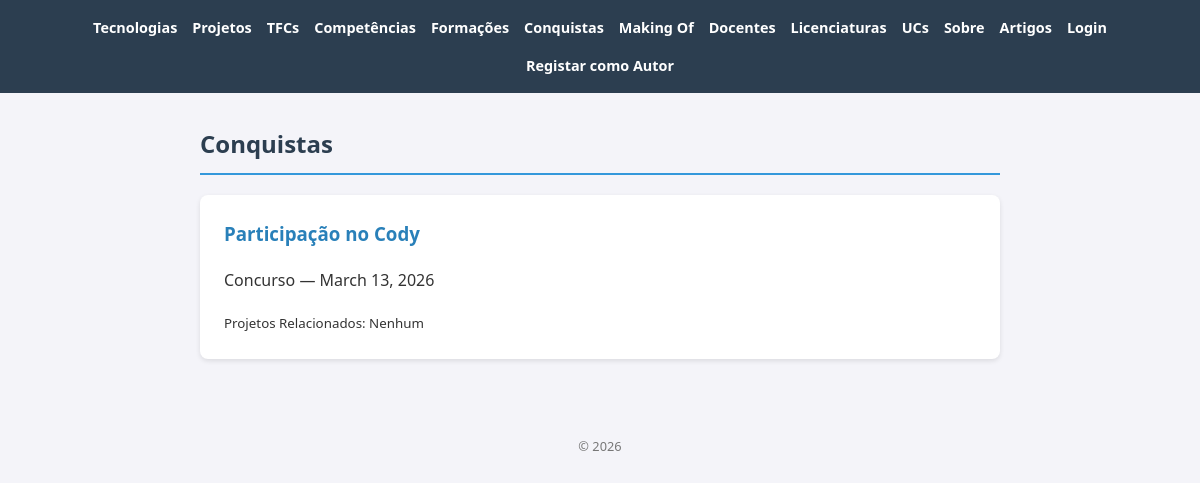
Screenshot of /portfolio/conquistas/ with the database file from the repository.
### portfolio/models.py (models this page shows, shortened)
class Conquista(models.Model):
    titulo = models.CharField(max_length=200)
    tipo = models.CharField(max_length=20)
    data = models.DateField(blank=True, null=True)
    projetos = models.ManyToManyField(Projeto, blank=True, related_name='conquistas')
    tecnologias = models.ManyToManyField(Tecnologia, blank=True, related_name='conquistas')

### portfolio/views.py (the view)
# urls.py: path('conquistas/', views.conquistas_view, name='conquistas'),
def conquistas_view(request):
    conquistas = Conquista.objects.prefetch_related('projetos', 'tecnologias').all()
    return render(request, 'conquistas.html', {'conquistas': conquistas})

### portfolio/templates/conquistas.html
{% extends "base.html" %}
{% block content %}
<h2>Conquistas</h2>
{% for c in conquistas %}
    <article>
        <h3>{{ c.titulo }}</h3>
        <p>{{ c.tipo }}{% if c.data %} — {{ c.data }}{% endif %}</p>
        <small>Projetos Relacionados:
            {% for p in c.projetos.all %}{{ p.titulo }}{% if not forloop.last %}, {% endif %}{% empty %}Nenhum{% endfor %}
        </small>
    </article>
{% empty %}
    <p>Sem conquistas registadas.</p>
{% endfor %}
{% endblock %}

### portfolio/static/portfolio/styles.css (style rules this page uses)
body { font-family: 'Segoe UI', Tahoma, Geneva, Verdana, sans-serif; line-height: 1.6; margin: 0; padding: 0; background-color: #f4f4f9; color: #333; }
h2 { color: #2c3e50; border-bottom: 2px solid #3498db; padding-bottom: 10px; }
article { background: white; margin-bottom: 1.5rem; padding: 1.5rem; border-radius: 8px; box-shadow: 0 2px 5px rgba(0,0,0,0.1); }
article h3 { margin-top: 0; color: #2980b9; }

### rows the page displays
Conquista: titulo "Participação no Cody", tipo "Concurso", data "March 13, 2026"
